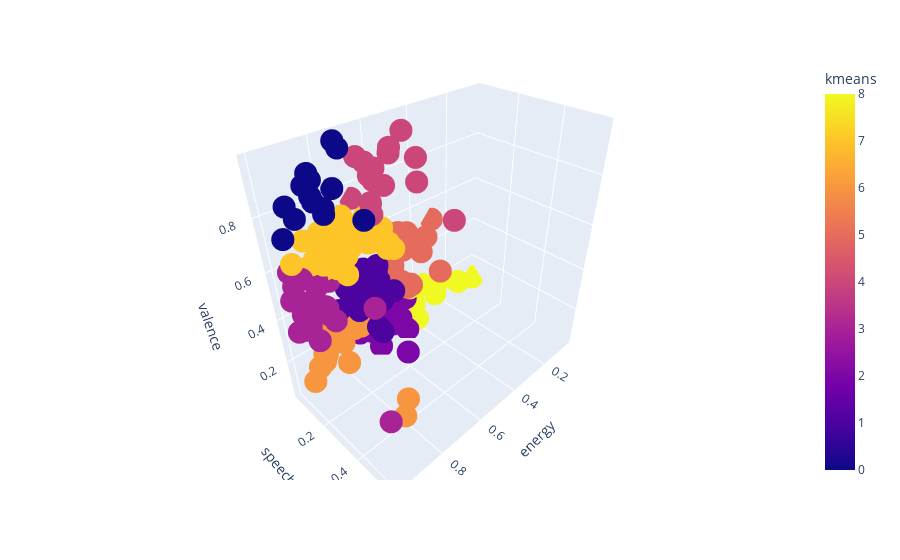

Source (notebook cell):
### Code cell
import plotly.express as px
kmeans = KMeans(init="k-means++",
                n_clusters=9,
                random_state=15,
                max_iter = 500).fit(x_scaled2)
df1['kmeans'] = kmeans.labels_
df1.columns = ['energy', 'valence','kmeans' ]


kmeans = df1['kmeans']
df['kmeans'] = kmeans

fig = px.scatter_3d(df, x='energy', y='speechiness', z='valence',
              color='kmeans')
fig.show()

### Figure 1 — Plotly figure (JSON) as saved in the notebook; plotly's stock layout.template omitted (floating-point values rounded to 4 significant figures; data arrays with more than 128 entries replaced by an {"elided": "..."} marker saying what was removed)
{"data": [{"hovertemplate": "energy=%{x}<br>speechiness=%{y}<br>valence=%{z}<br>kmeans=%{marker.color}<extra></extra>", "legendgroup": "", "marker": {"color": {"elided": "200 int values"}, "coloraxis": "coloraxis", "symbol": "circle"}, "mode": "markers", "name": "", "scene": "scene", "showlegend": false, "type": "scatter3d", "x": {"elided": "200 float values"}, "y": {"elided": "200 float values"}, "z": {"elided": "200 float values"}}], "layout": {"coloraxis": {"colorbar": {"title": {"text": "kmeans"}}, "colorscale": [[0, "#0d0887"], [0.1111, "#46039f"], [0.2222, "#7201a8"], [0.3333, "#9c179e"], [0.4444, "#bd3786"], [0.5556, "#d8576b"], [0.6667, "#ed7953"], [0.7778, "#fb9f3a"], [0.8889, "#fdca26"], [1, "#f0f921"]]}, "legend": {"tracegroupgap": 0}, "margin": {"t": 60}, "scene": {"domain": {"x": [0, 1], "y": [0, 1]}, "xaxis": {"title": {"text": "energy"}}, "yaxis": {"title": {"text": "speechiness"}}, "zaxis": {"title": {"text": "valence"}}}}}
